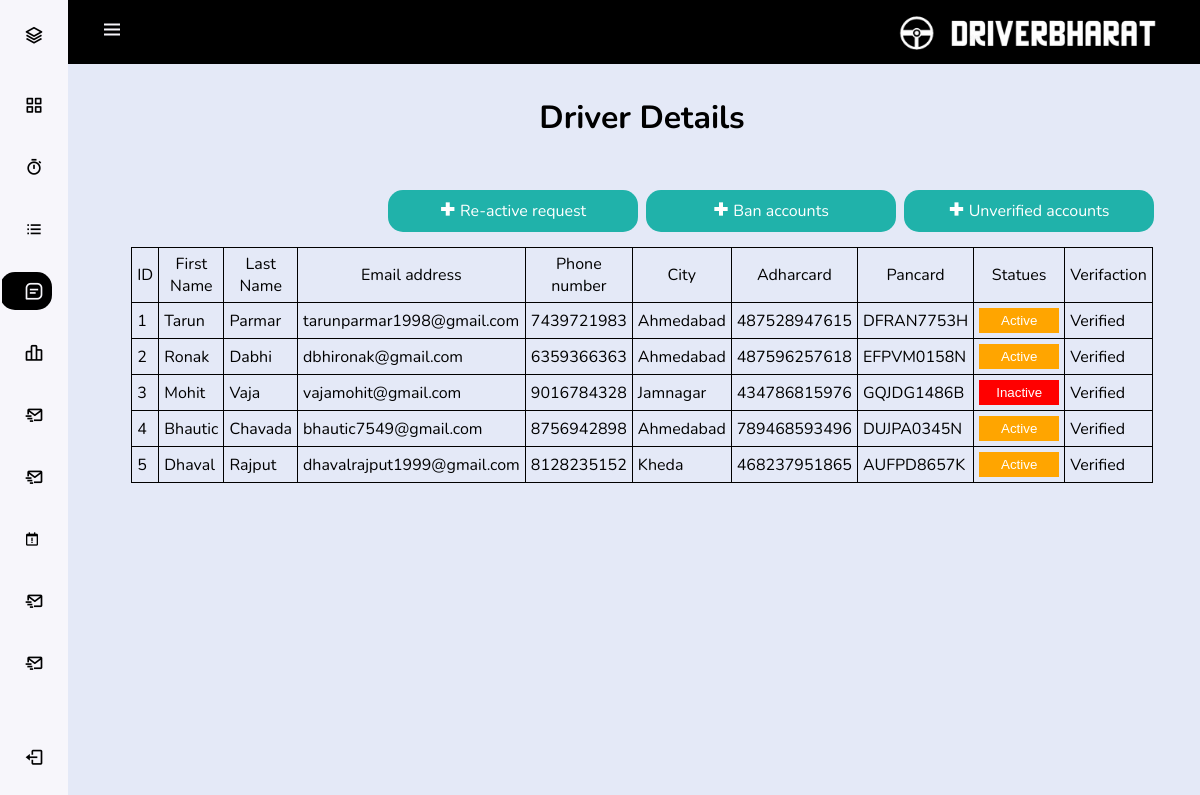
The app's page /dashbord/driver.php with its own data.
### tables this page shows
CREATE TABLE `drivers_db` (
  `d_id` int(10) NOT NULL,
  `d_fn` varchar(15) DEFAULT NULL,
  `d_ln` varchar(15) DEFAULT NULL,
  `d_mail` varchar(30) DEFAULT NULL,
  `d_cnt` bigint(10) NOT NULL,
  `d_gender` char(6) NOT NULL,
  `d_pass` varchar(255) NOT NULL,
  `d_add` varchar(500) NOT NULL,
  `d_state` varchar(30) NOT NULL,
  `d_city` varchar(30) NOT NULL,
  `licence_no` varchar(25) NOT NULL,
  `d_adharcard` bigint(12) DEFAULT NULL,
  `d_pancard` varchar(10) DEFAULT NULL,
  `d_role` int(2) NOT NULL DEFAULT 1,
  `ride` int(2) NOT NULL DEFAULT 0,
  `pic` varchar(255) NOT NULL,
  `nextdate` date NOT NULL
);

CREATE TABLE `all_cities` (
  `c_id` int(11) NOT NULL,
  `city_name` text DEFAULT NULL,
  `city_code` text DEFAULT NULL,
  `state_code` text DEFAULT NULL,
  `role` int(2) NOT NULL
);

### dashbord/driver.php (the view, shortened to what this page needs)
<!DOCTYPE html>
<html>
<?php
include ("css/conn.php");
?>
<head>
    <link href='https://cdn.jsdelivr.net/npm/boxicons@2.0.5/css/boxicons.min.css' rel='stylesheet'>
    <link rel="stylesheet" href="css/style.css">
</head>
<body id="body-pd">
    <header class="header" id="header">
        <div class="header__toggle">
            <i class='bx bx-menu' id="header-toggle"></i>
        </div>
        <div class="header__img">
        <img src="../img/pnglogo.png">
        </div>
    </header>
    <div class="l-navbar" id="nav-bar">
        <nav class="nav">
            <div>
                <a href="#" class="nav__logo">
                    <i class='bx bx-layer nav__logo-icon'></i>
                </a>
                <div class="nav__list">
                    <a href="dashbord.php" class="nav__link">
                        <i class='bx bx-grid-alt nav__icon'></i>
                    </a>
                    <a href="admin.php" class="nav__link ">
                        <i class='bx bx-stopwatch nav__icon'></i>
                    </a>
                    <a href="user.php" class="nav__link">
                        <i class='bx bx-list-ul nav__icon'></i>
                    </a>
                    <a href="driver.php" class="nav__link active">
                        <i class='bx bx-message-square-detail nav__icon'></i>
                    </a>
                    <a href="bookings.php" class="nav__link">
                        <i class='bx bx-bar-chart-alt-2 nav__icon'></i>
                    </a>
                    <a href="feedback.php" class="nav__link">
                        <i class='bx bx-mail-send nav__icon'></i>
                    </a>
                    <a href="complaint.php" class="nav__link">
                        <i class='bx bx-mail-send nav__icon'></i>
                    </a>
                    <a href="state.php" class="nav__link">
                    <i class='bx bx-calendar-exclamation'></i>
                    </a>
                    <a href="payments.php" class="nav__link">
                        <i class='bx bx-mail-send nav__icon'></i>
                    </a>
                    <a href="reports.php" class="nav__link">
                        <i class='bx bx-mail-send nav__icon'></i>
                    </a>
                </div>
            </div>
            <a href="logout.php" class="nav__link">
                <i class='bx bx-log-out nav__icon'></i>
            </a>
        </nav>
    </div>
    <h1>Driver Details</h1>
    <div class="insertbtn">
        <a href="driver/d-reactive.php"><i class='bx bx-plus-medical'></i> Re-active request</a>
        <a href="driver/d-ban.php"><i class='bx bx-plus-medical'></i> Ban accounts</a>
        <a href="driver/nonverify.php"><i class='bx bx-plus-medical'></i> Unverified accounts</a>
    </div>
    <table id="table">
        <thead>
                <tr>
                    <td>ID</td>
                    <td>First Name</td>
                    <td>Last Name</td>
                    <td>Email address</td>
                    <td>Phone number</td>
                    <td>City</td>
                    <td>Adharcard</td>
                    <td>Pancard</td>
                    <td>Statues</td>
                    <td>Verifaction</td>
                </tr>
            </thead>
            <tbody>
                <?php
                $query = " SELECT * FROM drivers_db";
                $query_run = mysqli_query($conn, $query);
                while ($row = mysqli_fetch_array($query_run) ){
                        ?>
                            <tr>
                                <td><?= $row['d_id']; ?></td>
                                <td><?= $row['d_fn']; ?></td>
                                <td><?= $row['d_ln']; ?></td>
                                <td><?= $row['d_mail']; ?></td>
                                <td><?= $row['d_cnt']; ?></td>
                                <td>
                                    <?php
                                    $city=  $row['d_city'];
                                    $cityquery = "SELECT * FROM all_cities WHERE city_code = $city";
                                    $run = mysqli_query($conn , $cityquery);
                                    $fatch = mysqli_fetch_array($run);
                                    $city_name = $fatch['city_name'];
                                    echo $city_name;
                                    ?>
                                </td>
                                <td><?= $row['d_adharcard']; ?></td>
                                <td><?= $row['d_pancard']; ?></td>
                                <td>
                                <?php
                    if ($row['d_role'] == 1) { ?>
                        <button class="add">
                        <a href="deletupdate/driverdelet.php?id=<?php echo $row['d_id'];?>">Active</a>
                        </button>
                    <?php } else if ($row['d_role'] == 3) { ?>
                        <button class="ban">
                        Ban
                        </button>
                    <?php } else { ?>
                        <button class="remove">
                        <a href="deletupdate/driverdelet.php?id=<?php echo $row['d_id'];?>">Inactive</a>
                        </button>
                    <?php } ?>
                    </td>
                    <td>
                    <?php
                            $password = $row['d_pass'];
                            if ($password == '') {
                            ?>
                        <button class="update">
                        <a href="deletupdate/driverupdate.php?id=<?php echo $row['d_id']?>">update</a>
                        </button>
                        <?php
                            } else {
                                ?>
                                Verified
                                <?php
                            }
                        ?>
                    </td>
                            </tr>
                        <?php
                }
                    ?>
                </tbody>
            </table>
</body>
</html>

### records on screen
drivers_db: d_id "1", d_fn "Tarun", d_ln "Parmar", d_mail "tarunparmar1998@gmail.com", d_cnt "7439721983", all_cities.city_name "Ahmedabad", d_adharcard "487528947615", d_pancard "DFRAN7753H", shows "Verified"
drivers_db: d_id "2", d_fn "Ronak", d_ln "Dabhi", d_mail "dbhironak@gmail.com", d_cnt "6359366363", all_cities.city_name "Ahmedabad", d_adharcard "487596257618", d_pancard "EFPVM0158N", shows "Verified"
drivers_db: d_id "3", d_fn "Mohit", d_ln "Vaja", d_mail "vajamohit@gmail.com", d_cnt "9016784328", all_cities.city_name "Jamnagar", d_adharcard "434786815976", d_pancard "GQJDG1486B", shows "Verified"
drivers_db: d_id "4", d_fn "Bhautic", d_ln "Chavada", d_mail "bhautic7549@gmail.com", d_cnt "8756942898", all_cities.city_name "Ahmedabad", d_adharcard "789468593496", d_pancard "DUJPA0345N", shows "Verified"
drivers_db: d_id "5", d_fn "Dhaval", d_ln "Rajput", d_mail "dhavalrajput1999@gmail.com", d_cnt "8128235152", all_cities.city_name "Kheda", d_adharcard "468237951865", d_pancard "AUFPD8657K", shows "Verified"
